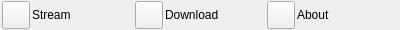
<?xml version="1.0" encoding="UTF-8"?>
<ui version="4.0">
 <class>FileViewSharedActionBarUi</class>
 <widget class="QFrame" name="FileViewSharedActionBarUi">
  <property name="geometry">
   <rect>
    <x>0</x>
    <y>0</y>
    <width>400</width>
    <height>30</height>
   </rect>
  </property>
  <property name="sizePolicy">
   <sizepolicy hsizetype="Expanding" vsizetype="Preferred">
    <horstretch>0</horstretch>
    <verstretch>0</verstretch>
   </sizepolicy>
  </property>
  <property name="minimumSize">
   <size>
    <width>0</width>
    <height>0</height>
   </size>
  </property>
  <property name="windowTitle">
   <string>Form</string>
  </property>
  <property name="styleSheet">
   <string notr="true"/>
  </property>
  <layout class="QHBoxLayout" name="horizontalLayout">
   <property name="spacing">
    <number>2</number>
   </property>
   <property name="leftMargin">
    <number>2</number>
   </property>
   <property name="topMargin">
    <number>1</number>
   </property>
   <property name="rightMargin">
    <number>2</number>
   </property>
   <property name="bottomMargin">
    <number>1</number>
   </property>
   <item>
    <widget class="VxPushButton" name="m_StreamButton">
     <property name="sizePolicy">
      <sizepolicy hsizetype="Preferred" vsizetype="Fixed">
       <horstretch>0</horstretch>
       <verstretch>0</verstretch>
      </sizepolicy>
     </property>
     <property name="minimumSize">
      <size>
       <width>28</width>
       <height>28</height>
      </size>
     </property>
     <property name="maximumSize">
      <size>
       <width>28</width>
       <height>28</height>
      </size>
     </property>
     <property name="text">
      <string/>
     </property>
     <property name="iconSize">
      <size>
       <width>28</width>
       <height>28</height>
      </size>
     </property>
    </widget>
   </item>
   <item>
    <widget class="VxLabel" name="m_StreamLabel">
     <property name="sizePolicy">
      <sizepolicy hsizetype="Preferred" vsizetype="Preferred">
       <horstretch>0</horstretch>
       <verstretch>0</verstretch>
      </sizepolicy>
     </property>
     <property name="text">
      <string>Stream</string>
     </property>
    </widget>
   </item>
   <item>
    <widget class="VxPushButton" name="m_DownloadButton">
     <property name="minimumSize">
      <size>
       <width>28</width>
       <height>28</height>
      </size>
     </property>
     <property name="maximumSize">
      <size>
       <width>28</width>
       <height>28</height>
      </size>
     </property>
     <property name="text">
      <string/>
     </property>
     <property name="iconSize">
      <size>
       <width>28</width>
       <height>28</height>
      </size>
     </property>
    </widget>
   </item>
   <item>
    <widget class="VxLabel" name="m_DownloadLabel">
     <property name="text">
      <string>Download</string>
     </property>
    </widget>
   </item>
   <item>
    <widget class="VxPushButton" name="m_FileAboutButton">
     <property name="minimumSize">
      <size>
       <width>28</width>
       <height>28</height>
      </size>
     </property>
     <property name="maximumSize">
      <size>
       <width>28</width>
       <height>28</height>
      </size>
     </property>
     <property name="text">
      <string/>
     </property>
     <property name="iconSize">
      <size>
       <width>28</width>
       <height>28</height>
      </size>
     </property>
    </widget>
   </item>
   <item>
    <widget class="VxLabel" name="m_FileAboutLabel">
     <property name="text">
      <string>About</string>
     </property>
    </widget>
   </item>
  </layout>
 </widget>
 <customwidgets>
  <customwidget>
   <class>VxPushButton</class>
   <extends>QPushButton</extends>
   <header>VxPushButton.h</header>
  </customwidget>
  <customwidget>
   <class>VxLabel</class>
   <extends>QLabel</extends>
   <header>VxLabel.h</header>
  </customwidget>
 </customwidgets>
 <resources/>
 <connections/>
</ui>
